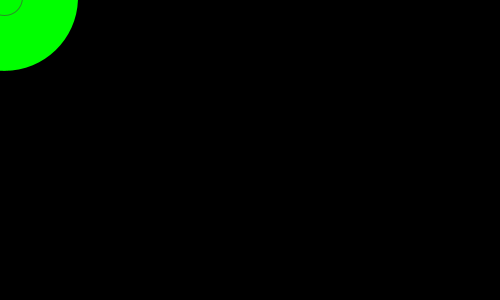
Frame 1 (no input)
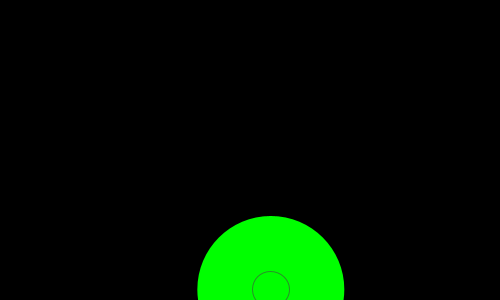
Frame 60 (the mouse pressed at the canvas centre just before this capture)
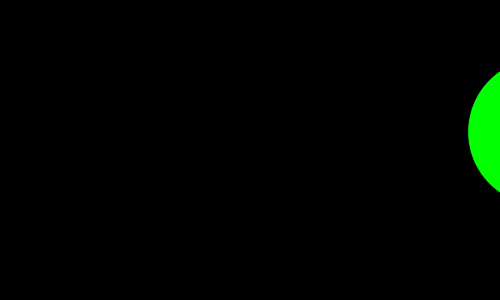
Frame 120 (the mouse held since frame 60 and released just before this capture)

The Processing sketch that drew these frames (run headless with seeded random() and noise(); from frame 60 on, the mouse is pressed at the canvas centre):

// Processing sketch: keyboard_example
// ── keyboard_example.pde
//  Title: Keyboard Example
//  Description: Example of how to use mouse and keyboard data in a sketch
//  Date Started: 2012 Mar 26
//  Last Modified: 2012 Mar 27
//  [Your website, portfolio, or other links]
//  [Feel free to change the license too!]
//  This work is licensed under a Creative Commons 3.0 License.
//  (Attribution - NonCommerical - ShareAlike)
//  http://creativecommons.org/licenses/by-nc-sa/3.0/
//
//  In summary, you are free to copy, distribute, edit, and remix the work.
//  Under the conditions that you attribute the work to me, it is for
//  noncommercial purposes, and if you build upon this work or otherwise alter
//  it, you may only distribute the resulting work under this license.
//
//  Of course, the conditions may be waived with permission from the author.

//-----------------Globals
/* These are variables that you want to exist throughout the entire sketch.*/
Circle[] circleArray = {};
int blueChannel = 0;
color circleColor = color(0,255,blueChannel);

//-----------------Setup
/*The code in setup() will only be run once in your sketch.  Use this space to set things up like
the sketch size, background color, framerate, etc. etc.*/
void setup(){
  size(500,300);
  background(0);
  smooth();
  strokeWeight(1);
  frameRate(30);
  fill(150,50);
  drawCircles();
}

//-----------------Main Loop
/*This is the main loop of your sketched.  This loop gets called over and over again until you quit the sketch.*/
void draw(){
  background(0);
  for(int i = 0;i < circleArray.length;i++){
    Circle circleInstance = circleArray[i];
    circleInstance.update();
    circleInstance.display();
  }
}

//-----------------Interactions
/*Place any interactions here.  We'll go over this later*/
void mouseReleased(){
 drawCircles(); 
}

void keyPressed(){
  if (key == CODED) {
    if (keyCode == UP) {
      blueChannel += 25;
      circleColor = color(0,255,blueChannel);
    }
    else if (keyCode == DOWN) {
      blueChannel -= 25;
      circleColor = color(0,255,blueChannel);
    }
  }
}

//-----------------Defined Functions
/*Place any defined functions here.  We'll go over this later*/
void drawCircles(){
   Circle circleInstance = new Circle(circleColor);
   circleInstance.display();
   circleArray = (Circle[])append(circleArray,circleInstance);
}

//-----------------Defined Classes
/*Place any defined classes here.  We'll go over this later*/
class Circle {
  float x,y,radius,velocityX,velocityY;
  color lineColor, fillColor;
  
  Circle(color circleFill) {
    x = mouseX;
    y = mouseY;
    radius = random(75) + 25;
    lineColor = color(random(255));
    fillColor = circleFill;
    velocityX = random(10) - 5;
    velocityY = random(10) - 5;
  }
  
  void display() {
   noStroke();
   fill(fillColor);
   ellipse(x,y,2*radius,2*radius);
   stroke(lineColor,150);
   noFill();
   ellipse(x,y,radius/2,radius/2); 
  }  
  
  void update() {
    x += velocityX;
    y += velocityY;
    if (x > (width + radius)){
      x = 0 - radius;
    }
    if (x < (0 - radius)){
      x = width + radius;
    }
    if (y > (height + radius)){
      y = 0 - radius;
    }
    if (y < (0 - radius)){
      y = height + radius;
    }
  }
}
